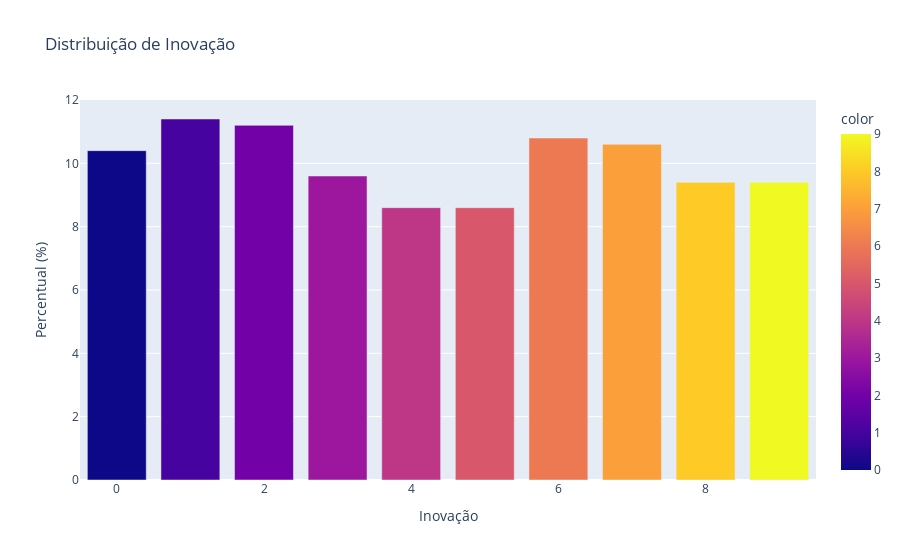

The notebook cell this image was saved under:
### Code cell
# Distribuição de inovação
inovacao_perc = df["inovacao"].value_counts(normalize=True) * 100
px.bar(
    x=inovacao_perc.index,
    y=inovacao_perc.values,
    color=inovacao_perc.index,
    labels={"x": "Inovação", "y": "Percentual (%)"},
    title="Distribuição de Inovação",
)

### Figure 1 — Plotly figure (JSON) as saved in the notebook; plotly's stock layout.template omitted (floating-point values rounded to 4 significant figures)
{"data": [{"alignmentgroup": "True", "hovertemplate": "Inovação=%{x}<br>Percentual (%)=%{y}<br>color=%{marker.color}<extra></extra>", "legendgroup": "", "marker": {"color": [1, 2, 6, 7, 0, 3, 9, 8, 4, 5], "coloraxis": "coloraxis", "pattern": {"shape": ""}}, "name": "", "offsetgroup": "", "orientation": "v", "showlegend": false, "textposition": "auto", "type": "bar", "x": [1, 2, 6, 7, 0, 3, 9, 8, 4, 5], "xaxis": "x", "y": [11.4, 11.2, 10.8, 10.6, 10.4, 9.6, 9.4, 9.4, 8.6, 8.6], "yaxis": "y"}], "layout": {"barmode": "relative", "coloraxis": {"colorbar": {"title": {"text": "color"}}, "colorscale": [[0, "#0d0887"], [0.1111, "#46039f"], [0.2222, "#7201a8"], [0.3333, "#9c179e"], [0.4444, "#bd3786"], [0.5556, "#d8576b"], [0.6667, "#ed7953"], [0.7778, "#fb9f3a"], [0.8889, "#fdca26"], [1, "#f0f921"]]}, "legend": {"tracegroupgap": 0}, "title": {"text": "Distribuição de Inovação"}, "xaxis": {"anchor": "y", "domain": [0, 1], "title": {"text": "Inovação"}}, "yaxis": {"anchor": "x", "domain": [0, 1], "title": {"text": "Percentual (%)"}}}}
